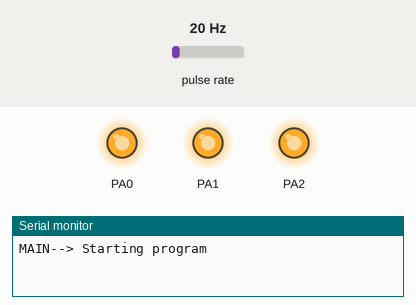
A program run on a simulated ATmega32, built with avr-gcc and emulated at 16 MHz. Shown: output pins drawn as LEDs (lit = HIGH), the last lines printed to the serial monitor. Wiring (inferred from the names in the program): pulse sensor: data PD6. Inputs (shaded band) come from the test bench; at power-on: pulse rate 20 Hz.

Above: at 1.2 s.
1.3 s: pulse rate (sensor on PD6) set to 150 Hz
At 2.7 s:
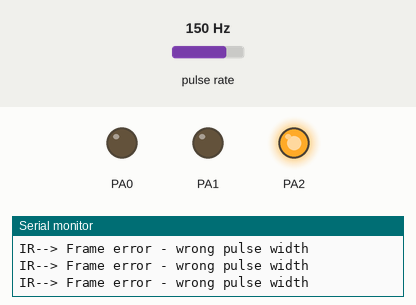
3.5 s: pulse rate (sensor on PD6) set to 196 Hz
Timing chart, 0 to 12.5 s (numbered marks = the images above; inputs shaded):
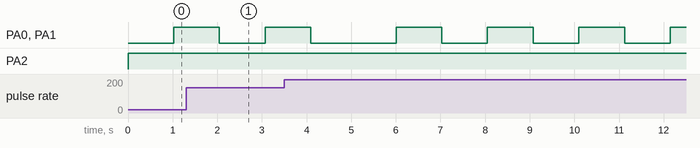

The program:

main.c
```c
// (licence header left out)
#include <stdio.h>
#include <string.h>

#include <led.h>
#include <timers.h>
#include <comm.h>
#include <printf_setup.h>
#include <ir.h>

#define SYSTICK_FREQ 1000 ///< Frequency of the SysTick set at 1kHz.
#define COMM_BAUD_RATE 115200UL ///< Baud rate for communication with PC

void softTimerCallback(void);

#define DEBUG

#ifdef DEBUG
#define print(str, args...) printf("MAIN--> "str"%s",##args,"\r")
#define println(str, args...) printf("MAIN--> "str"%s",##args,"\r\n")
#else
#define print(str, args...) (void)0
#define println(str, args...) (void)0
#endif

/**
 * @brief Main function
 * @return
 */
int main(void) {

  COMM_Init(COMM_BAUD_RATE);

  printfSetup();

  println("Starting program");

  TIMER_Init(SYSTICK_FREQ); // Initialize timer

  // Add a soft timer with callback running every 1000ms
  int8_t timerID = TIMER_AddSoftTimer(1000, softTimerCallback);
  TIMER_StartSoftTimer(timerID);

	LED_Init(LED0); // Add an LED
	LED_Init(LED1); // Add an LED
	LED_Init(LED2); // Add an LED
	LED_ChangeState(LED2, LED_ON);

	IR_Init();

	while (1) {

	  TIMER_SoftTimersUpdate(); // run timers
	}
}

/**
 * @brief Callback function called on every soft timer overflow
 */
void softTimerCallback(void) {

  LED_Toggle(LED1);
  LED_Toggle(LED0);

//  println("Test printf");

}
```

comm.h
```c
// (licence header left out)
#ifndef COMM_H_
#define COMM_H_

#include <inttypes.h>

void    COMM_Init(uint32_t baud);
void    COMM_Putc(uint8_t c);
void    COMM_Puts(const char* s);
uint8_t COMM_Getc(void);
uint8_t COMM_GetFrame(uint8_t* buf, uint8_t* len);

#endif /* COMM_H_ */
```

fifo.h
```c
// (licence header left out)
#ifndef FIFO_H_
#define FIFO_H_

#include <inttypes.h>

/**
 * @defgroup  FIFO FIFO
 * @brief     First in first out buffer functions
 */

/**
 * @addtogroup FIFO
 * @{
 */

/**
 * @brief FIFO structure typedef.
 */
typedef struct {
  uint16_t head;   ///< Head
  uint16_t tail;   ///< Tail
  uint8_t* buf;    ///< Pointer to buffer
  uint16_t len;    ///< Maximum length of FIFO
  uint16_t count;  ///< Current number of data elements
} FIFO_TypeDef;

uint8_t FIFO_Add      (FIFO_TypeDef* fifo);
uint8_t FIFO_Push     (FIFO_TypeDef* fifo, uint8_t c);
uint8_t FIFO_Pop      (FIFO_TypeDef* fifo, uint8_t* c);
uint8_t FIFO_IsEmpty  (FIFO_TypeDef* fifo);

/**
 * @}
 */

#endif /* FIFO_H_ */
```

ir.h
```c
// (licence header left out)
#ifndef IR_H_
#define IR_H_

#include <inttypes.h>

/**
 * @defgroup  IR IR
 * @brief     Infrared decoding functions
 */

/**
 * @addtogroup IR
 * @{
 */

void IR_Init(void);

/**
 * @}
 */

#endif /* IR_H_ */
```

led.h
```c
// (licence header left out)
#ifndef LED_H_
#define LED_H_

/**
 * @defgroup  LED LED
 * @brief     Light Emitting Diode control functions.
 */

/**
 * @addtogroup LED
 * @{
 */

/**
 * @brief LED enum - for identifying an LED.
 */
typedef enum {
  LED0,//!< LED0
  LED1,//!< LED1
  LED2,//!< LED2
  LED3,//!< LED3
  LED4,//!< LED4
  LED5,//!< LED5
  LED6,//!< LED6
  LED7,//!< LED7
  LED8,//!< LED8
  LED9,//!< LED9

} LED_Number_TypeDef;

/**
 * @brief State of an LED.
 */
typedef enum {
  LED_UNUSED, //!< LED_UNUSED LED not initialized
  LED_OFF,    //!< LED_OFF    Turn off LED
  LED_ON,     //!< LED_ON     Turn on LED
} LED_State_TypeDef;

void LED_Init         (LED_Number_TypeDef led);
void LED_Toggle       (LED_Number_TypeDef led);
void LED_ChangeState  (LED_Number_TypeDef led, LED_State_TypeDef state);

/**
 * @}
 */

#endif /* LED_H_ */
```

printf_setup.h
```c
// (licence header left out)
#ifndef APP_INC_PRINTF_SETUP_H_
#define APP_INC_PRINTF_SETUP_H_

void printfSetup(void);

#endif /* APP_INC_PRINTF_SETUP_H_ */
```

timers.h
```c
// (licence header left out)
#ifndef TIMERS_H_
#define TIMERS_H_

#include <inttypes.h>

/**
 * @defgroup  TIMER TIMER
 * @brief     Timing control functions
 */

/**
 * @addtogroup TIMER
 * @{
 */

void      TIMER_Init              (uint32_t freq);
void      TIMER_DelayUS           (uint32_t us);
void      TIMER_Delay             (uint32_t ms);
uint8_t   TIMER_DelayTimer        (uint32_t ms, uint32_t startTime);
int8_t    TIMER_AddSoftTimer      (uint32_t maxVal, void (*fun)(void));
void      TIMER_StartSoftTimer    (uint8_t id);
void      TIMER_SoftTimersUpdate  (void);
uint32_t  TIMER_GetTime           (void);
/**
 * @}
 */

#endif /* TIMERS_H_ */
```

utils.h
```c
// (licence header left out)
#ifndef UTILS_H_
#define UTILS_H_

#include <inttypes.h>

/**
 * @defgroup  UTILS UTILS
 * @brief     Common utility functions and macros
 */

/**
 * @addtogroup UTILS
 * @{
 */

void hexdump(uint8_t* buf, uint32_t length);

/**
 * @}
 */

#endif /* UTILS_H_ */
```

comm.c
```c
// (licence header left out)
#include <comm.h>
#include <fifo.h>
// HAL
#include <stdio.h>
#include <uart.h>

#ifndef DEBUG
  #define DEBUG
#endif

#ifdef DEBUG
  #define print(str, args...) printf("COMM--> "str"%s",##args,"\r")
  #define println(str, args...) printf("COMM--> "str"%s",##args,"\r\n")
#else
  #define print(str, args...) (void)0
  #define println(str, args...) (void)0
#endif

/**
 * @defgroup  COMM COMM
 * @brief     Communication with PC functions.
 */

/**
 * @addtogroup COMM
 * @{
 */

#define COMM_BUF_LEN     128     ///< COMM buffer lengths
#define COMM_TERMINATOR '\r'     ///< COMM frame terminator character

static uint8_t rxBuffer[COMM_BUF_LEN]; ///< Buffer for received data.
static uint8_t txBuffer[COMM_BUF_LEN]; ///< Buffer for transmitted data.

static FIFO_TypeDef rxFifo; ///< RX FIFO
static FIFO_TypeDef txFifo; ///< TX FIFO

static uint8_t gotFrame;  ///< Nonzero signals a new frame (number of received frames)

uint8_t COMM_TxCallback(uint8_t* c);
void    COMM_RxCallback(uint8_t c);

/**
 * @brief Initialize communication terminal interface.
 *
 * @param baud Required baud rate
 */
void COMM_Init(uint32_t baud) {

  // pass baud rate
  // callback for received data and callback for
  // transmitted data
  COMM_HAL_Init(baud, COMM_RxCallback, COMM_TxCallback);

  // Initialize RX FIFO
  rxFifo.buf = rxBuffer;
  rxFifo.len = COMM_BUF_LEN;
  FIFO_Add(&rxFifo);

  // Initialize TX FIFO
  txFifo.buf = txBuffer;
  txFifo.len = COMM_BUF_LEN;
  FIFO_Add(&txFifo);

}

/**
 * @brief Send a char to USART2.
 * @details This function can be called in stubs.c _write
 * function in order for printf to work
 *
 * @param c Char to send.
 */
void COMM_Putc(uint8_t c) {
  // disable IRQ so it doesn't screw up FIFO count - leads to errors in transmission
  COMM_HAL_IrqDisable;

  FIFO_Push(&txFifo,c); // Put data in TX buffer
  COMM_HAL_TxEnable();  // Enable low level transmitter

  // enable IRQ again
  COMM_HAL_IrqEnable;
}
/**
 * @brief Send string to USART
 * @param s String to send
 */
void COMM_Puts(const char* s) {

  while(*s) {
    COMM_Putc(*s++);
  }
  // CR for terminal
  COMM_Putc('\r');
}
/**
 * @brief Get a char from USART2
 * @return Received char.
 * @warning Blocking function! Waits until char is received.
 */
uint8_t COMM_Getc(void) {

  uint8_t c;

  while (FIFO_IsEmpty(&rxFifo) == 1); // wait until buffer is not empty
  // buffer not empty => char was received

//  USART_ITConfig(USART2, USART_IT_RXNE, DISABLE); // disable RX interrupt

  FIFO_Pop(&rxFifo,&c); // Get data from RX buffer

//  USART_ITConfig(USART2, USART_IT_RXNE, ENABLE); // enable RX interrupt

  return c;
}
/**
 * @brief Get a complete frame from USART2 (nonblocking)
 * @param buf Buffer for data (data will be null terminated for easier string manipulation)
 * @param len Length not including terminator character
 * @retval 0 Received frame
 * @retval 1 No frame in buffer
 * @retval 2 Frame error
 * TODO Add maximum length checking so as not to overflow
 */
uint8_t COMM_GetFrame(uint8_t* buf, uint8_t* len) {

  uint8_t c;
  *len = 0; // zero out length variable

  if (gotFrame) {
    while (1) {

      // no more data and terminator wasn't reached => error
      if (FIFO_IsEmpty(&rxFifo)) {
        *len = 0;
        println("Invalid frame");
        return 2;
      }
      FIFO_Pop(&rxFifo, &c);
      buf[(*len)++] = c;

      // if end of frame
      if (c == COMM_TERMINATOR) {
        (*len)--; // length without terminator character
        buf[*len] = 0; // USART terminator character converted to NULL terminator
        break;
      }

    }
    gotFrame--;
    return 0;

  } else {

    return 1;
  }

}
/**
 * @brief Callback for receiving data from PC.
 * @param c Data sent from lower layer software.
 */
void COMM_RxCallback(uint8_t c) {

  uint8_t res = FIFO_Push(&rxFifo, c); // Put data in RX buffer

  // Checking res to ensure no buffer overflow occurred
  if ((c == COMM_TERMINATOR) && (res == 0)) {
    gotFrame++;
  }
}
/**
 * @brief Callback for transmitting data to lower layer
 * @param c Transmitted data
 * @retval 0 There is no more data in buffer (stop transmitting)
 * @retval 1 Valid data in c
 */
uint8_t COMM_TxCallback(uint8_t* c) {

  if (FIFO_Pop(&txFifo, c) == 0) { // If buffer not empty
    return 1;
  } else {
    return 0;
  }

}

/**
 * @}
 */
```

fifo.c
```c
// (licence header left out)
#include <fifo.h>
#include <stdio.h>

#ifndef DEBUG
//  #define DEBUG
#endif

#ifdef DEBUG
  #define print(str, args...) printf("FIFO--> "str"%s",##args,"\r")
  #define println(str, args...) printf("FIFO--> "str"%s",##args,"\r\n")
#else
  #define print(str, args...) (void)0
  #define println(str, args...) (void)0
#endif

/**
 * @addtogroup FIFO
 * @{
 */

/**
 * @brief Add a FIFO.
 *
 * @details To add a FIFO, you need to define a FIFO_TypeDef
 * structure and initialize it with the proper length and
 * buffer pointer. The rest is handled automatically.
 *
 * @param fifo Pointer to FIFO structure
 * @retval 0 FIFO added successfully
 * @retval 1 Error: FIFO length is 0
 */
uint8_t FIFO_Add(FIFO_TypeDef* fifo) {

  if (fifo->len == 0 ) {
    println("Zero FIFO length");
    return 1;
  }

  fifo->tail  = 0;
  fifo->head  = 0;
  fifo->count = 0;

  return 0;
}
/**
 * @brief Pushes data to FIFO.
 * @param fifo Pointer to FIFO structure
 * @param c Data byte
 * @retval 0 Data added
 * @retval 1 Error: FIFO is full
 */
uint8_t FIFO_Push(FIFO_TypeDef* fifo, uint8_t c) {

  // Check for overflow
  if (fifo->count == fifo->len) {
    println("FIFO overflow");
    return 1;
  }

  fifo->buf[fifo->head++] = c; // Put char in buffer
  fifo->count++; // Increase counter


  if (fifo->head == fifo->len) {
    fifo->head = 0; // start from beginning
  }

  return 0;
}
/**
 * @brief Pops data from the FIFO.
 * @param fifo Pointer to FIFO structure
 * @param c data
 * @retval 0 Got valid data
 * @retval 1 Error: FIFO is empty
 */
uint8_t FIFO_Pop(FIFO_TypeDef* fifo, uint8_t* c) {

  // If FIFO is empty
  if (fifo->count == 0) {
    println("FIFO is empty");
    return 1;
  }
  *c = fifo->buf[fifo->tail++];
  fifo->count--;

  if (fifo->tail == fifo->len) {
    fifo->tail = 0; // start from beginning
  }

  return 0;
}
/**
 * @brief Checks whether the FIFO is empty.
 * @param fifo Pointer to FIFO structure
 * @retval 1 FIFO is empty
 * @retval 0 FIFO is not empty
 */
uint8_t FIFO_IsEmpty(FIFO_TypeDef* fifo) {

  if (fifo->count == 0) {
    return 1;
  }

  return 0;
}

/**
 * @}
 */
```

ir.c
```c
// (licence header left out)
#include <ir.h>
#include <stdio.h>
#include <ir_hal.h>

#ifndef DEBUG
  #define DEBUG
#endif

#ifdef DEBUG
  #define print(str, args...) printf(""str"%s",##args,"")
  #define println(str, args...) printf("IR--> "str"%s",##args,"\r\n")
#else
  #define print(str, args...) (void)0
  #define println(str, args...) (void)0
#endif

/**
 * @defgroup  IR IR
 * @brief     Infrared decoding functions
 */

/**
 * @addtogroup IR
 * @{
 */

void IR_ResetFrame(void);
void IR_RxData(uint16_t pulseWidth, uint8_t edge);
void IR_RC5_Decode(uint16_t pulseWidth, uint8_t edge);

#define RC5   0 ///< RC5 coding
#define SIRC  1 ///< SIRC coding

#define IR_CODING RC5 ///< Default coding for library

#define RC5_TIMEOUT       3600 ///< Timeout value in us of RC5 frame
#define RC5_MAX_BIT       1900 ///< Max bit length in us
#define RC5_MIN_HALFBIT   700  ///< Min half bit value in us
#define RC5_MAX_HALFBIT   1000 ///< Max half bit value in us

static uint8_t address; ///< Remote address
static uint8_t command; ///< Remote command
static uint8_t toggle;  ///< Toggle bit
static uint8_t rxCount; ///< Received frames counter

static uint16_t frame;       ///< The whole received frame
static uint8_t  pulseCount;  ///< Counts the number of half bits
static uint8_t  bitCount;    ///< Counts the number of bits received

static uint16_t rawData[64];
static uint8_t dataIndex;

typedef enum {
  RC5_DIGIT0 = 0,
  RC5_DIGIT1,
  RC5_DIGIT2,
  RC5_DIGIT3,
  RC5_DIGIT4,
  RC5_DIGIT5,
  RC5_DIGIT6,
  RC5_DIGIT7,
  RC5_DIGIT8,
  RC5_DIGIT9,
  RC5_STANDBY     = 12,
  RC5_MUTE        = 13,
  RC5_VOL_UP      = 16,
  RC5_VOL_DOWN    = 17,
  RC5_BRIGHT_UP   = 18,
  RC5_BRIGHT_DOWN = 19,
  RC5_CHAN_UP     = 32,
  RC5_CHAN_DOWN   = 33,
  RC5_SLEEP       = 38,
  RC5_TXT         = 60,

} IR_RC5_Commands;

/**
 * @brief Initialize decoding IR signals.
 *
 * @details Sets up callback functions for lower layers
 * and the frame timeout time.
 * After the timeout is over the frame is reset.
 * If an edge is detected on the line then information about
 * it is transported to the higher layer via the read data callback.
 */
void IR_Init(void) {

  IR_HAL_Init(IR_RxData, IR_ResetFrame, RC5_TIMEOUT);
}


/**
 * @brief Decode RC5 data
 *
 * @details This function is called by the lower layer every time
 * a transition on the IR data line occurs (rising or falling edge).
 * The period is the time between two falling edges (the IR data
 * line is pulled up in idle state).
 *
 * @param pulseWidth Width of the received pulse in us.
 * @param edge 0 - low pulse (rising edge), 1 - high pulse (falling edge)
 */
void IR_RxData(uint16_t pulseWidth, uint8_t edge) {

  // put raw data in array for later reference
  if (dataIndex < 64) {
    rawData[dataIndex++] = pulseWidth;
  }

  // decode data
  IR_RC5_Decode(pulseWidth, edge);

}

/**
 * @brief Resets frame after timeout.
 */
void IR_ResetFrame(void) {
  bitCount = 13;
  pulseCount = 0;

//  static uint16_t counter;

//  counter++;

  // every 3.6 s print raw data to terminal
//  if (counter >= 100) {
//    for (uint8_t i = 0; i<32; i++) {
//      print("%u ", rawData[i]);
//
//      if (i==15) {
//        print("\r\n");
//      }
//    }
//    print("\r\n");
//    counter = 0;
//
//  }

  dataIndex = 0; // clear buffer after frame timeout
}

void IR_RC5_Decode(uint16_t pulseWidth, uint8_t edge) {

  // frame starts with falling edge
  // since the data line is normally high (pullup)
  // frame visualization: -----|_
  if (pulseCount == 0 && edge == 1) {
    pulseCount++;
    bitCount = 13;
    frame = 0; // new frame
    return;
  } else if (pulseCount == 0 && edge == 0) {
    // frame should start with falling edge
    println("Frame error - wrong edge");
    IR_ResetFrame();
    return;
  }

  // Pulse width was irrelevant at first edge.
  // It is relevant for all following edges
  if ((pulseWidth > RC5_MAX_BIT) || (pulseWidth < RC5_MIN_HALFBIT)) {
    println("Frame error - wrong pulse width");
    IR_ResetFrame();
    return;
  }

  // frame visualization: -----|_|-
  if (pulseCount == 1) {
    // pulseWidth has to be 800 us - first two bits are a one
    if (pulseWidth > RC5_MAX_HALFBIT) {
      println("Frame error - wrong start bits, probably not RC5");
      IR_ResetFrame();
      return;
    }

    frame |= (1<<bitCount--); // First bit (put as MSB) is a one
    pulseCount++;

  // frame visualization: -----|_|-|_
  } else if (pulseCount == 2) {
    // pulseWidth has to be 800 us - first two bits are a one
    if (pulseWidth > RC5_MAX_HALFBIT) {
      println("Frame error - wrong start bits, probably not RC5");
      IR_ResetFrame();
      return;
    }
    frame |= (1<<bitCount--); // Second bit is a one
    pulseCount++;
  } else if ((bitCount >= 0) && (bitCount < 12)) { // for bits 11 to 0
    // if pulseWidth is about 1700us then two half bits were transmitted
    // so increment pulseCount one more time
    if (pulseWidth > RC5_MAX_HALFBIT) {
      pulseCount++;
    }
    // even pulseCounts mean middle of bit
    // rising edge in the middle of a bit means a zero
    // falling edge is a one
    if (pulseCount % 2 == 0) {
      if (edge == 1) { // falling edge
        frame |= (1<<bitCount--);
      } else { // rising edge
        bitCount--;
      }
    }
    // when bit zero is written, bitCount underflows to 0xff (8 bits)
    if (bitCount == 0xff) {

      IR_ResetFrame(); // reset frame

      rxCount++; // add received frame
      toggle = (frame>>11) & (0x0001); // toggle bit is 3rd bit
      address = (frame>>6) & (0x001f); // address is 5 bits
      command = (frame>>0) & (0x003f); // command is 6 bits
      println("Frame received: %04x. Toggle = %d Command = %d Address = %d",
          frame, toggle, command, address);
      return;
    }

    pulseCount++; // increment pulse count value
  }

}


/**
 * @}
 */
```

printf_setup.c
```c
// (licence header left out)
#include <comm.h>
#include <stdio.h>

static int printfWrite(char c, FILE *stream);

/**
 * @brief This setups the stream for printf with a function
 * which sends data on the USART.
 */
static FILE mystdout = FDEV_SETUP_STREAM(printfWrite, NULL, _FDEV_SETUP_WRITE);

/**
 * @brief This function sends data to the USART.
 * @param c Character to send
 * @param stream Stream
 * @return
 * TODO Check what we can do with stream param
 */
static int printfWrite(char c, FILE *stream) {
  COMM_Putc(c);
  return 0;
}
/**
 * @brief This function sets the stdout stream to
 * point to our USART stream.
 */
void printfSetup(void) {
  stdout = &mystdout;
}
```

utils.c
```c
// (licence header left out)
#include <utils.h>
#include <stdio.h>
#include <timers.h>

/**
 * @addtogroup UTILS
 * @{
 */

/**
 * @brief Send data in hex format to terminal.
 * @param buf Data buffer.
 * @param length Number of bytes to send.
 * @warning Uses blocking delays so as not to overflow buffer.
 */
void hexdump(uint8_t* buf, uint32_t length) {

  uint32_t i = 0;

  while (length--) {

    printf("%02x ", buf[i]);

    i++;
    // new line every 16 chars
    if ((i % 16) == 0) {
      printf("\r\n");
    }
    // delay every 50 chars
    if ((i % 50) == 0) {
      TIMER_Delay(100); // Delay so as not to overflow buffer
    }
  }
}

/**
 * @}
 */
```

ir_hal.h
```c
// (licence header left out)
#ifndef INC_IR_HAL_H_
#define INC_IR_HAL_H_


void IR_HAL_Init(
    void (*readDataCb)(uint16_t pulseWidth, uint8_t edge),
    void (*resetFrameCb)(void),
    uint32_t timeout);


#endif /* INC_IR_HAL_H_ */
```

Source omitted: led.c (2707 bytes), timers.c (6001 bytes), led_hal.h (1022 bytes), systick.h (721 bytes), uart.h (988 bytes), ir_hal.c (2535 bytes), led_hal.c (1949 bytes), systick.c (1305 bytes), uart.c (2480 bytes)

Measured:
- by itself, PA0, PA1: repeats every 2.0 s: HIGH 1.0 s, LOW 1.0 s
